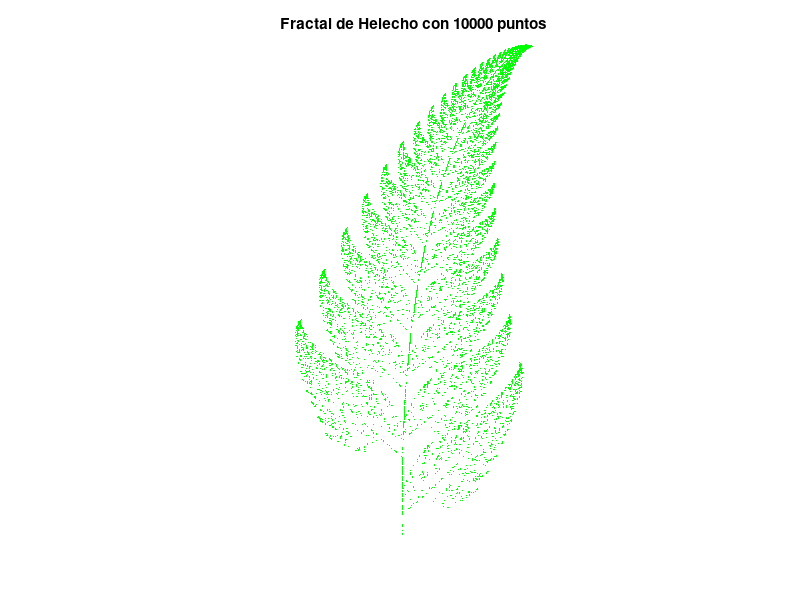
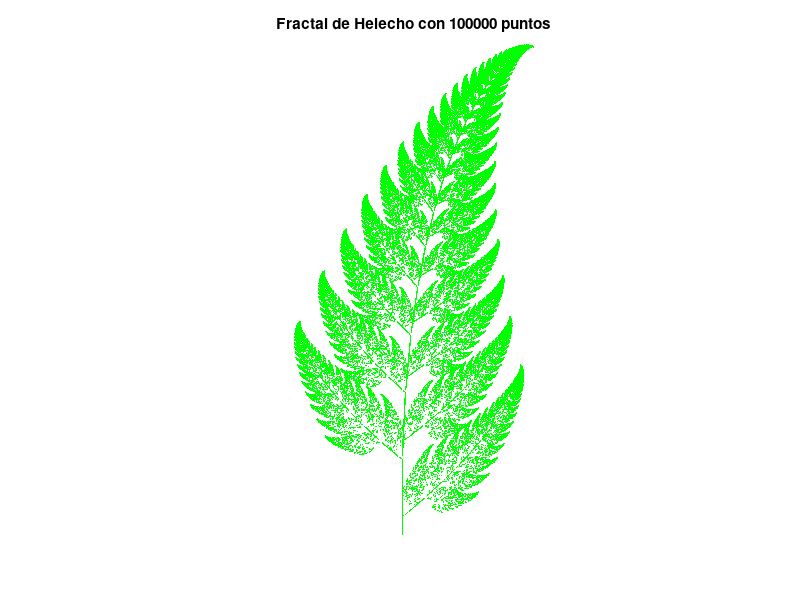
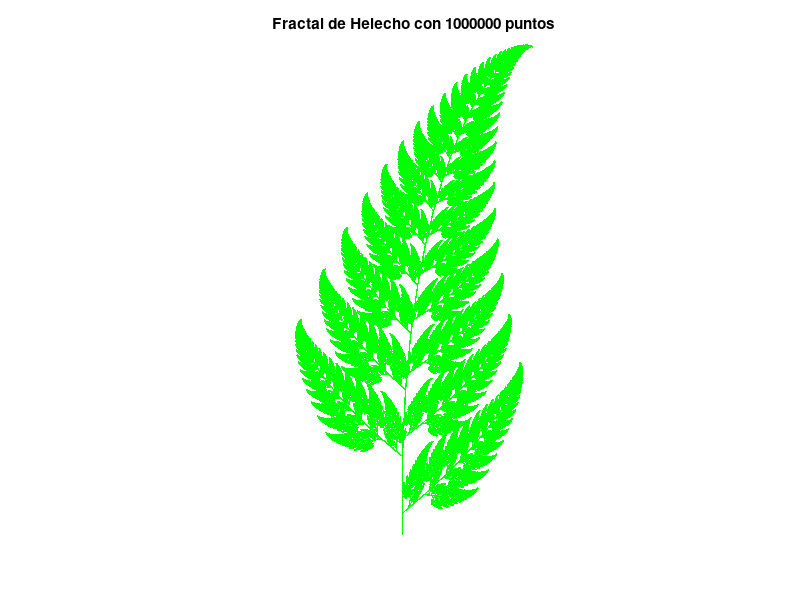

The MATLAB script that drew these images, in order:
% Parámetros iniciales
n_points = [10000, 100000, 1000000]; % Número de puntos para cada iteración
x = 0; % Valor inicial de x
y = 0; % Valor inicial de y
points = []; % Matriz para almacenar los puntos generados

% Probabilidades para seleccionar cada transformación
probabilities = [0.01, 0.85, 0.07, 0.07];

% Matrices de transformación
T1 = [0, 0, 0, 0.16, 0, 0];
T2 = [0.85, 0.04, -0.04, 0.85, 0, 1.6];
T3 = [0.2, -0.26, 0.23, 0.22, 0, 1.6];
T4 = [-0.15, 0.28, 0.26, 0.24, 0, 0.44];

% Para cada cantidad de puntos en la lista n_points
for j = 1:length(n_points)
    % Inicializa el vector de puntos vacío
    points = zeros(n_points(j), 2);
    
    % Genera los puntos
    for i = 1:n_points(j)
        % Genera una variable aleatoria U
        U = rand;
        
        % Selecciona la transformación de acuerdo a U
        if U < probabilities(1)
            T = T1;
        elseif U < sum(probabilities(1:2))
            T = T2;
        elseif U < sum(probabilities(1:3))
            T = T3;
        else
            T = T4;
        end
        
        % Aplica la transformación al punto (x, y)
        x_new = T(1) * x + T(2) * y + T(5);
        y_new = T(3) * x + T(4) * y + T(6);
        
        % Actualiza el punto (x, y)
        x = x_new;
        y = y_new;
        
        % Guarda el nuevo punto en la matriz de puntos
        points(i, :) = [x, y];
    end
    
    % Grafica el fractal
    figure;
    plot(points(:, 1), points(:, 2), '.', 'MarkerSize', 1, 'Color', 'green');
    title(['Fractal de Helecho con ', num2str(n_points(j)), ' puntos']);
    axis equal;
    axis off;
end
